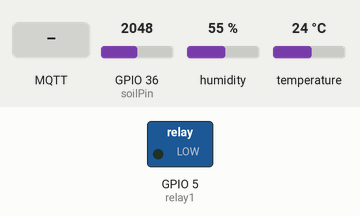
This sketch was run on a simulated ESP32. Parts: switched loads named in the sketch (green lamp = pin HIGH). The inputs (shaded band) are chosen by the test bench; at power-on: GPIO 36 (soilPin) = 2048, humidity 55 %, temperature 24 °C. WiFi joins after 1.5 s; servers stay silent unless stated; no MQTT or app messages arrive unless stated; web services answer with replies made up by the test bench; what the sketch prints to the serial monitor is not drawn.

Above: at 3.2 s.
3.3 s: MQTT message "1" arrives on the first subscribed topic
At 12.6 s:
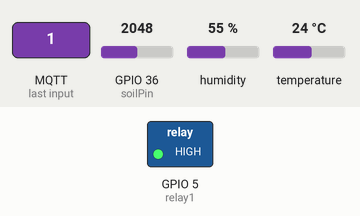
13.7 s: MQTT message "5" arrives on the first subscribed topic
At 23.6 s:
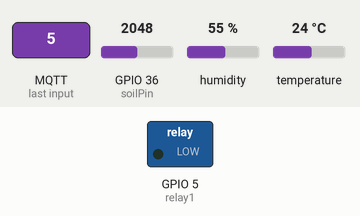
Timing chart, 0 to 25.1 s (numbered marks = the images above; inputs shaded):
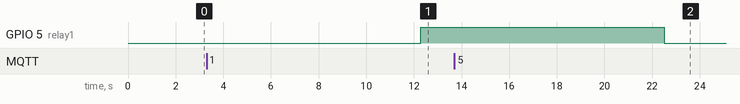

The sketch:

306_pm.ino
```cpp
#include <WiFi.h>
#include <PubSubClient.h>
#include <HTTPClient.h>
#include <DHT.h>

float err_measure = 2;    // Độ lệch khi đo
float err_estimate = 2;   // Độ lệch ước lượng
float q = 0.001;          // Độ lớn của nhiễu
float last_estimate = 100;  //ước lượng lúc cuối

const char* ssid = "THUY NGA L3";
const char* password = "123456789";
const char* mqtt_server = "mqtt3.thingspeak.com";
const int mqttPort = 1883;

const char* mqttUserName_Control = "CiQhOig5PDAcFC0SEjU5LCs";
const char* mqttPass_Control = "5jUmQLZQxfY706dL1o1Q32ep";
const char* clientID_Control = "CiQhOig5PDAcFC0SEjU5LCs";
#define channelID_Control 2332674
#define api_key_write "NXGPB1CDKCPB9H9U"
WiFiClient espClient;
HTTPClient http;

PubSubClient client_Control(espClient);

const int soilPin = A0;
#define relay1 5
DHT dht(4, DHT11);   // Kết nối cảm biến DHT11 vào chân 4

float KalmanFilter(float mea) {
  float kalman_gain = err_estimate / (err_estimate + err_measure);                                   // Hệ số Kalman = Độ lệch khi đo / (Độ lệch ước lượng + Độ lệch khi đo)
  float current_estimate = last_estimate + kalman_gain * (mea - last_estimate);                      // Ước lượng hiện tại = ước lượng lúc cuối + hệ số Kalman * (Giá trị đo được - ước lượng lúc cuối)
  err_estimate = (1.0f - kalman_gain) * err_estimate + fabsf(last_estimate - current_estimate) * q;  // Độ lệch ước lượng = (1 - hệ số Kalman) * Độ lệch ước lượng + |ước lượng lúc cuối - ước lượng hiện tại| * Độ lớn của nhiễu
  last_estimate = current_estimate;                                                                  // Uớc lượng lúc cuối = Ước lượng hiện tại

  return current_estimate;
}

void mqttSubscriptionCallback(char* topic, byte* payload, unsigned int length) {
  Serial.print("Received message on topic: ");
  Serial.println(topic);
  Serial.print("Message: ");
  for (int i = 0; i < length; i++) {
    // Serial.print((char)payload[i]);
    char control1 = (char)payload[i];
    Serial.print(control1);
    int control = control1-'0';
    if (control == 1){
      digitalWrite(relay1,HIGH);
    }
    else {
      digitalWrite(relay1, LOW);
    }
  }
  Serial.println();
}

void mqttSubscribe_Control() {
  Serial.println("have");
  String myTopic = "channels/" + String(channelID_Control) + "/subscribe/fields/field" + String(1);
  client_Control.subscribe(myTopic.c_str());
}

void mqttConnect_Control() {
  while (!client_Control.connected()) {
    if (client_Control.connect(clientID_Control, mqttUserName_Control, mqttPass_Control)) {
      Serial.println("MQTT Control Connected");
      mqttSubscribe_Control();
    } else {
      Serial.print("Failed Control, rc=");
      Serial.print(client_Control.state());
      Serial.println(" try again in 5 seconds");
      delay(5000);
    }
  }
}

void connectWiFi() {
  Serial.print("Connecting to Wi-Fi");
  WiFi.begin(ssid, password);
  while (WiFi.status() != WL_CONNECTED) {
    delay(1000);
    Serial.print(".");
  }
  Serial.println("WiFi connected");
}

void setup() {
  Serial.begin(115200);
  pinMode(relay1,OUTPUT);
  connectWiFi();
  client_Control.setServer(mqtt_server, mqttPort);
  client_Control.setCallback(mqttSubscriptionCallback);
}

void loop() {
  if (!client_Control.connected()) {
    mqttConnect_Control();
  }
  int soilValue = analogRead(soilPin);
  float temperature1 = dht.readTemperature();
  int temperature = temperature1;
  float filteredMoisture = KalmanFilter(soilValue);
  float soilMoisture1 = (100 - ((filteredMoisture / 4095.00) * 100));
  int soilMoisture = soilMoisture1;
  // Serial.print("Moisture value kalman: ");
  // Serial.print(soilMoisture);
  // Serial.println("%");

  // Serial.print("Temperature: ");
  // Serial.print(temperature);
  // Serial.println(" °C");
  HTTPClient http;
  String url = "https://api.thingspeak.com/update";
  http.begin(url);
  http.addHeader("Content-Type", "application/x-www-form-urlencoded");
  String data_to_send = "api_key=" + String(api_key_write) + "&field1=" + String(temperature) + "&field2=" + String(soilMoisture);
  int httpResponseCode = http.POST(data_to_send);
  if (httpResponseCode > 0) {
    String response = http.getString();
    // Serial.println("Dữ liệu đã được gửi thành công: " + String(data_to_send));
    // Serial.println("HTTP Response code: " + String(httpResponseCode));
    // Serial.println("Server response: " + response);
  } else {
    Serial.print("Lỗi khi gửi dữ liệu. Error code: ");
    Serial.println(httpResponseCode);
  }

  http.end();
  delay(10000);
  client_Control.loop();
}
```

Measured:
- after the input at 3.3 s, GPIO 5 (relay1): LOW → HIGH after 9.0 s
- after the input at 13.7 s, GPIO 5 (relay1): HIGH → LOW after 8.8 s
